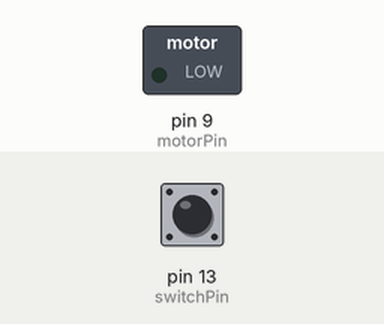
This sketch was run on a simulated Arduino Uno, built with avr-gcc and run on an emulated ATmega328P. On the bench: switched loads named in the sketch (green lamp = pin HIGH). Inputs (shaded band) come from the test bench; at power-on: pin 13 (switchPin) LOW.

Above: at 1.2 s.
1.3 s: pin 13 (switchPin) pulled HIGH for 0.15 s
At 1.4 s:
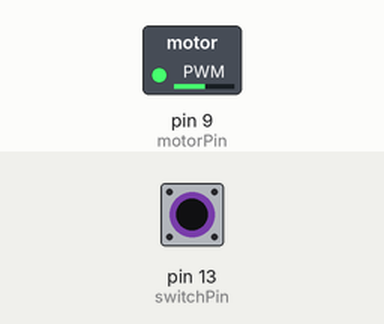
3.0 s: pin 13 (switchPin) pulled HIGH for 1 s
At 4.5 s:
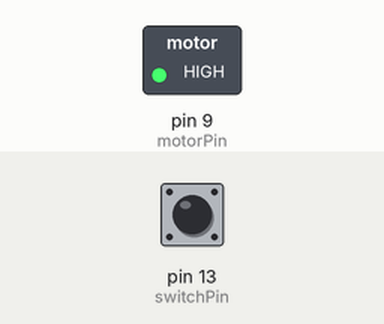
Timing chart, 0 to 6.0 s (numbered marks = the images above; inputs shaded):
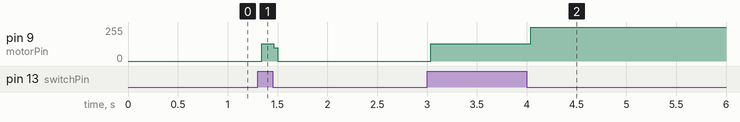

Measured:
- after the input at 1.3 s, pin 9 (motorPin): 0/255 → 131/255 at once, → 0/255 0.12 s later
- after the input at 3.0 s, pin 9 (motorPin): 0/255 → 131/255 at once, → 255/255 1.0 s later

The sketch:

_9_DC_motor.ino
```cpp
/*
 * Author Davide Fossacecchi
 * controls a 9 volts DC motor by a button. The motor is powered by
 * a 9 Volts battery and turned on and off through a MOSFET
 */
const int motorPin = 9;
const int switchPin = 13;

boolean isOn = false;

void setup(){
  pinMode(motorPin, OUTPUT);
  pinMode(switchPin, INPUT);
}

void loop(){
  if (digitalRead(switchPin) == HIGH){
    if (isOn){
      digitalWrite(motorPin, LOW);
      isOn = false;
    }
    else{
      digitalWrite(motorPin, HIGH);
      isOn = true;
    }
  }
}
```
